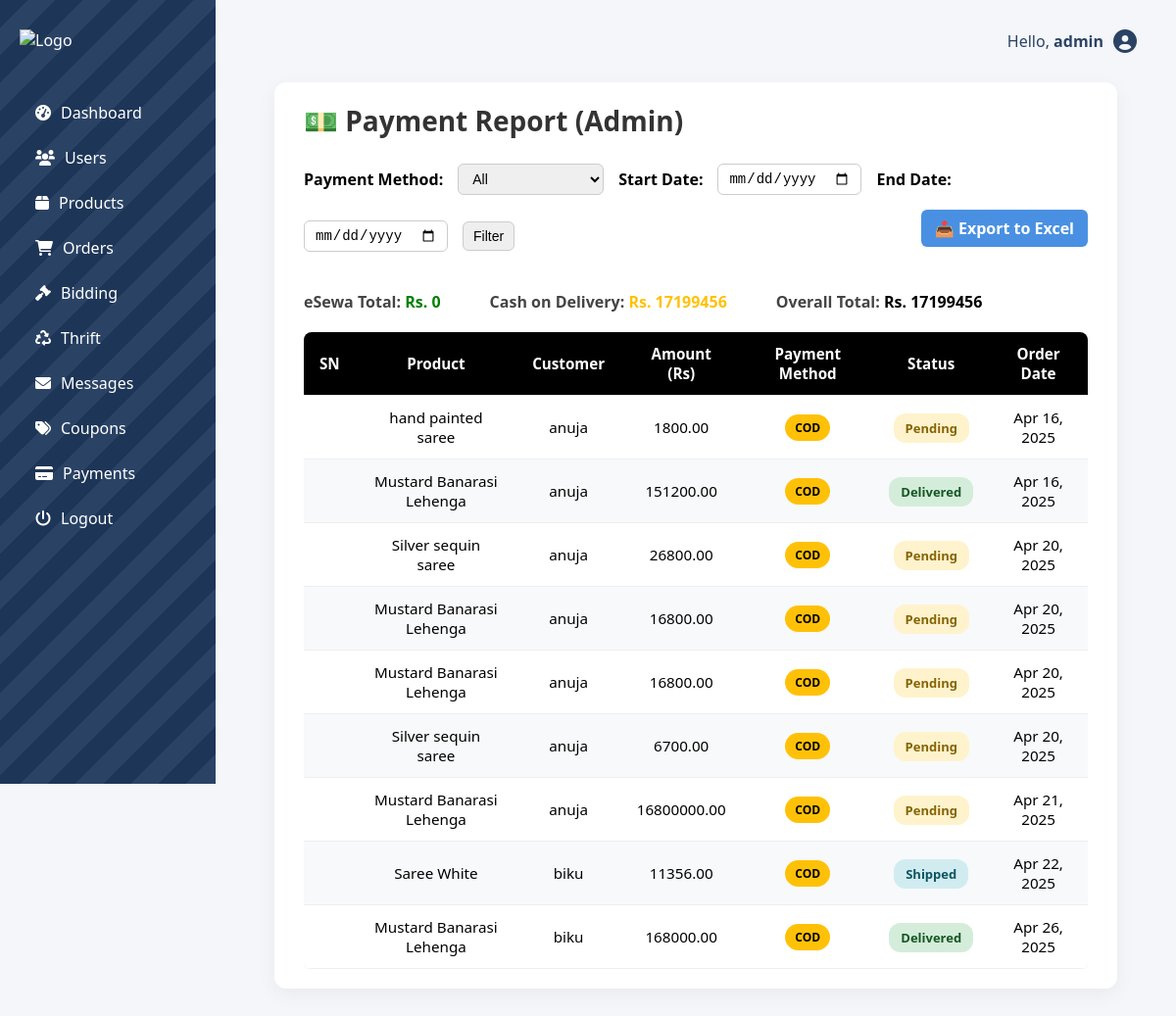
Before: /dashboard/payment-report/ (signed in) with the older database file.
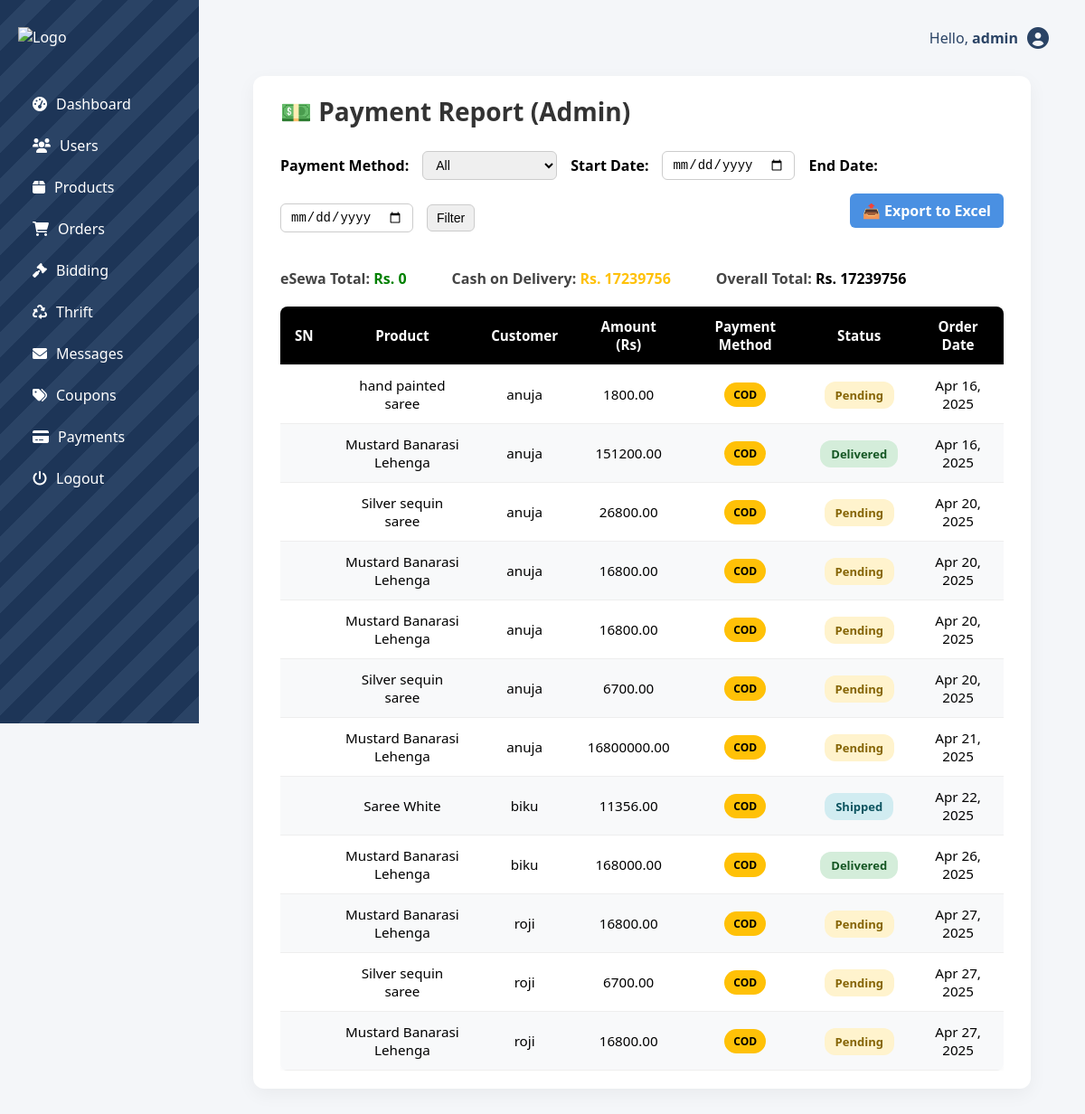
After: the same page with the newer database file.
### MS/models.py (models this page shows, shortened)
class Order(models.Model):
    order_id = models.AutoField(primary_key=True)
    user = models.ForeignKey(CustomUser, on_delete=models.CASCADE)
    product = models.ForeignKey(Product, on_delete=models.CASCADE)
    quantity = models.PositiveIntegerField()
    total_price = models.DecimalField(max_digits=10, decimal_places=2)
    payment_method = models.CharField(  # 👉 ADD THIS
        max_length=20,
        choices=[
            ('COD', 'Cash on Delivery'),
            ('eSewa', 'eSewa')
        ],
        default='COD'
    )
    status = models.CharField(max_length=50, choices=[
        ('pending', 'Pending'), ('shipped', 'Shipped'),
        ('delivered', 'Delivered'), ('cancelled', 'Cancelled')
    ], default='pending')
    order_date = models.DateTimeField(auto_now_add=True)
    delivery_date = models.DateTimeField(null=True, blank=True)

class Product(models.Model):
    CATEGORY_CHOICES = [
        ('Saree', 'Saree'),
        ('Lehenga', 'Lehenga'),
        ('Kurtha', 'Kurtha'),
        ('Other', 'Other'),
    ]
    product_name = models.CharField(max_length=255)
    description = models.TextField()
    price = models.DecimalField(max_digits=10, decimal_places=2)
    quantity = models.PositiveIntegerField(default=1)
    category = models.CharField(max_length=255, choices=CATEGORY_CHOICES)
    age_groups = models.ManyToManyField('AgeGroup', blank=True)
    sizes = models.ManyToManyField('Size', blank=True)
    user = models.ForeignKey(settings.AUTH_USER_MODEL, on_delete=models.CASCADE)
    image = models.ImageField(upload_to='product_images/', blank=True, null=True)
    created_at = models.DateTimeField(auto_now_add=True)
    updated_at = models.DateTimeField(auto_now=True)

class CustomUser(AbstractUser):
    ROLE_CHOICES = [
        ('customer', 'Customer'),
        ('admin', 'Admin'),
        ('vendor', 'Vendor'),
    ]
    SIZE_CHOICES = [
        ('XS', 'Extra Small'),
        ('S', 'Small'),
        ('M', 'Medium'),
        ('L', 'Large'),
        ('XL', 'Extra Large'),
        ('Free', 'Free Size'),
    ]
    role = models.CharField(max_length=10, choices=ROLE_CHOICES, default='customer')
    is_vendor = models.BooleanField(default=False)
    size = models.CharField(max_length=10, choices=SIZE_CHOICES, blank=True, null=True)
    store_name = models.CharField(max_length=255, blank=True, null=True)
    description = models.TextField(blank=True, null=True)
    logo = models.ImageField(upload_to='vendor_logos/', blank=True, null=True)
    groups = models.ManyToManyField(
        'auth.Group',
        related_name='customuser_set',
        blank=True
    )
    user_permissions = models.ManyToManyField(
        'auth.Permission',
        related_name='customuser_permissions',
        blank=True
    )

### MS/views.py (the view)
# urls.py: path('dashboard/payment-report/', views.admin_payment_report, name='admin_payment_report'),
@login_required
def admin_payment_report(request):
    if not request.user.is_superuser:
        return redirect('home')
    orders = Order.objects.all()
    selected_method = request.GET.get('method')
    start_date = request.GET.get('start_date')
    end_date = request.GET.get('end_date')
    if selected_method:
        orders = orders.filter(payment_method=selected_method)
    if start_date:
        orders = orders.filter(order_date__date__gte=start_date)
    if end_date:
        orders = orders.filter(order_date__date__lte=end_date)
    esewa_total = orders.filter(payment_method='eSewa').aggregate(Sum('total_price'))['total_price__sum'] or 0
    cod_total = orders.filter(payment_method='COD').aggregate(Sum('total_price'))['total_price__sum'] or 0
    total_amount = esewa_total + cod_total
    return render(request, 'mytemplates/admin_payment_report.html', {
        'orders': orders,
        'esewa_total': esewa_total,
        'cod_total': cod_total,
        'total_amount': total_amount,
        'selected_method': selected_method,
        'start_date': start_date,
        'end_date': end_date,
    })

### MS/context_processors.py (called while the page is built)
def notification_context(request):
    if not request.user.is_authenticated:
        return {}
    user = request.user
    alerts = Notification.objects.filter(user=user, is_read=False).order_by('-timestamp')
    unread_count = alerts.count()
    alerts = alerts[:10]  # slice after count
    chat_messages = Chat.objects.filter(
        Q(sender=user) | Q(thrift__user=user)
    ).order_by('-timestamp')[:10]
    return {
        'alerts': alerts,
        'unread_count': unread_count,
        'chat_messages': chat_messages,
    }

### MS/templates/mytemplates/admin_payment_report.html (shortened to what this page needs)
{% extends 'mytemplates/admin_dashboard.html' %}
{% load static %}
{% block content %}
<link rel="stylesheet" href="{% static 'css/vendor_payment_report.css' %}">
<div class="main-content">
  <h2>💵 Payment Report (Admin)</h2>
  <form method="get" style="display: flex; gap: 15px; flex-wrap: wrap; margin-bottom: 30px; align-items: center;">
    <label><strong>Payment Method:</strong></label>
    <select name="method" onchange="this.form.submit()" class="form-select" style="padding: 6px 10px;">
      <option value="">All</option>
    </select>
    <label><strong>Start Date:</strong></label>
    <input type="date" name="start_date" value="{{ start_date }}" class="form-control">
    <label><strong>End Date:</strong></label>
    <input type="date" name="end_date" value="{{ end_date }}" class="form-control">
    <button type="submit" class="btn btn-success px-4">Filter</button>
    <a href="{% url 'export_admin_payment_report' %}" class="btn-add" style="margin-left: auto;">📤 Export to Excel</a>
  </form>
  <div class="revenue-summary">
    <div><strong>eSewa Total:</strong> <span style="color: green;">Rs. {{ esewa_total }}</span></div>
    <div><strong>Cash on Delivery:</strong> <span style="color: #ffc107;">Rs. {{ cod_total }}</span></div>
    <div><strong>Overall Total:</strong> <span style="color: #000;">Rs. {{ total_amount }}</span></div>
  </div>
  <div class="table-container">
    <table class="product-table">
      <thead>
        <tr>
          <th>SN</th>
          <th>Product</th>
          <th>Customer</th>
          <th>Amount (Rs)</th>
          <th>Payment Method</th>
          <th>Status</th>
          <th>Order Date</th>
        </tr>
      </thead>
      <tbody>
        {% for order in orders %}
        <tr>
          <td>{{ order.id }}</td>
          <td>{{ order.product.product_name }}</td>
          <td>{{ order.user.username }}</td>
          <td>{{ order.total_price }}</td>
          <td>
            <span class="badge {% if order.payment_method == 'eSewa' %}badge-success{% else %}badge-warning{% endif %}">
              {{ order.payment_method }}
            </span>
          </td>
          <td>
            <span class="status-badge {{ order.status|lower }}">
              {{ order.status|title }}
            </span>
          </td>
          <td>{{ order.order_date|date:"M d, Y" }}</td>
        </tr>
        {% empty %}
        <tr><td colspan="7" style="text-align:center;">No orders found.</td></tr>
        {% endfor %}
      </tbody>
    </table>
  </div>
</div>
{% endblock %}

Changed rows visible on the page:
added Order: product.product_name "Mustard Banarasi Lehenga", user.username "roji", total_price "16800.00", payment_method "COD", status "Pending", order_date "Apr 27, 2025"
added Order: product.product_name "Silver sequin saree", user.username "roji", total_price "6700.00", payment_method "COD", status "Pending", order_date "Apr 27, 2025"
added Order: product.product_name "Mustard Banarasi Lehenga", user.username "roji", total_price "16800.00", payment_method "COD", status "Pending", order_date "Apr 27, 2025"
Other visible differences:
{{ cod_total }}: "17199456" → "17239756"
{{ total_amount }}: "17199456" → "17239756"
